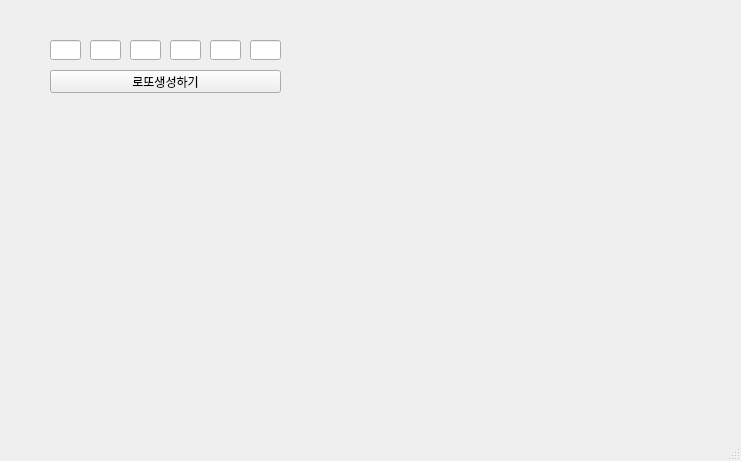
<?xml version="1.0" encoding="UTF-8"?>
<ui version="4.0">
 <class>objectName</class>
 <widget class="QMainWindow" name="objectName">
  <property name="geometry">
   <rect>
    <x>0</x>
    <y>0</y>
    <width>741</width>
    <height>461</height>
   </rect>
  </property>
  <property name="windowTitle">
   <string>MainWindow</string>
  </property>
  <widget class="QWidget" name="centralwidget">
   <widget class="QLineEdit" name="le1">
    <property name="geometry">
     <rect>
      <x>50</x>
      <y>40</y>
      <width>31</width>
      <height>20</height>
     </rect>
    </property>
   </widget>
   <widget class="QLineEdit" name="le2">
    <property name="geometry">
     <rect>
      <x>90</x>
      <y>40</y>
      <width>31</width>
      <height>20</height>
     </rect>
    </property>
   </widget>
   <widget class="QLineEdit" name="le3">
    <property name="geometry">
     <rect>
      <x>130</x>
      <y>40</y>
      <width>31</width>
      <height>20</height>
     </rect>
    </property>
   </widget>
   <widget class="QLineEdit" name="le5">
    <property name="geometry">
     <rect>
      <x>210</x>
      <y>40</y>
      <width>31</width>
      <height>20</height>
     </rect>
    </property>
   </widget>
   <widget class="QLineEdit" name="le4">
    <property name="geometry">
     <rect>
      <x>170</x>
      <y>40</y>
      <width>31</width>
      <height>20</height>
     </rect>
    </property>
   </widget>
   <widget class="QLineEdit" name="le6">
    <property name="geometry">
     <rect>
      <x>250</x>
      <y>40</y>
      <width>31</width>
      <height>20</height>
     </rect>
    </property>
   </widget>
   <widget class="QPushButton" name="pb">
    <property name="geometry">
     <rect>
      <x>50</x>
      <y>70</y>
      <width>231</width>
      <height>23</height>
     </rect>
    </property>
    <property name="text">
     <string>로또생성하기</string>
    </property>
   </widget>
  </widget>
  <widget class="QStatusBar" name="statusbar"/>
 </widget>
 <resources/>
 <connections/>
</ui>
